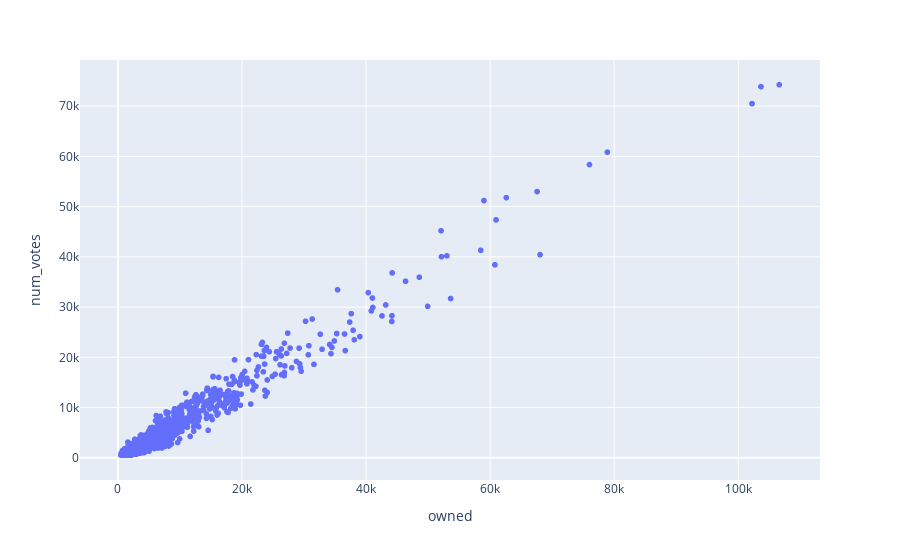

Notebook code cell kept with this figure:
### Code cell
plot4 = bgg.plot.scatter(x="owned", y="num_votes")
plot4

### Figure 1 — Plotly figure (JSON) as saved in the notebook; plotly's stock layout.template omitted (floating-point values rounded to 4 significant figures; data arrays with more than 128 entries replaced by an {"elided": "..."} marker saying what was removed)
{"data": [{"hovertemplate": "owned=%{x}<br>num_votes=%{y}<extra></extra>", "legendgroup": "", "marker": {"color": "#636efa", "symbol": "circle"}, "mode": "markers", "name": "", "showlegend": false, "type": "scattergl", "x": {"elided": "2721 int values"}, "xaxis": "x", "y": {"elided": "2721 int values"}, "yaxis": "y"}], "layout": {"legend": {"tracegroupgap": 0}, "margin": {"t": 60}, "xaxis": {"anchor": "y", "domain": [0, 1], "title": {"text": "owned"}}, "yaxis": {"anchor": "x", "domain": [0, 1], "title": {"text": "num_votes"}}}}
